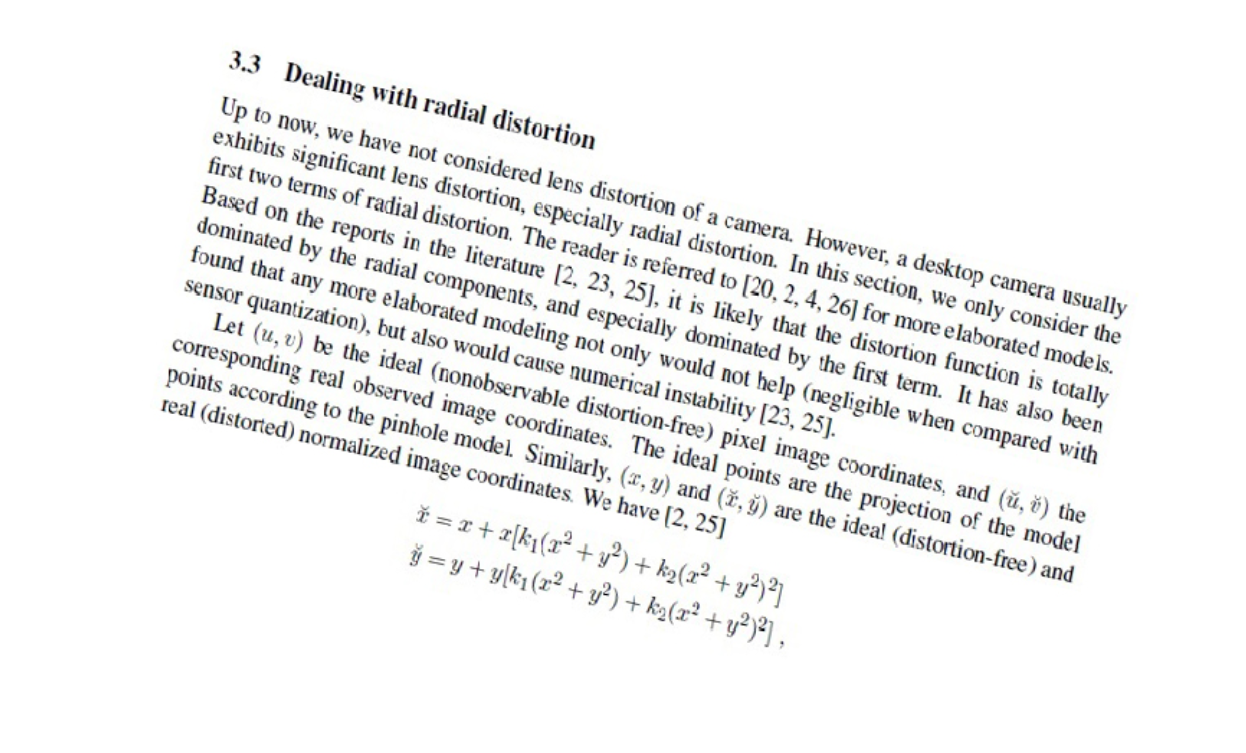
//> input picture 图像校正/直线探测/Image_change/Image_change/text.png, 1246 x 753 px
$ ./main   (built with g++ and OpenCV 4)
//> lines starting //> are read from the running program, lines starting //| are printed output that depends on the picture; after the words box and inside, x2 and y2 are one past the last pixel; in counts of white or black regions, pixels touching at a corner belong together
//> in ImageRecify, src is the input picture: 753 rows x 1246 cols, CV_8UC3; mean B, G, R 242.5, 242.7, 242.5
#include "opencv2/imgproc.hpp"
#include "opencv2/highgui.hpp"
#include <iostream>
using namespace cv;
using namespace std;

#define ERROR 1234
double DegreeTrans(double theta)
{
	double res = theta / CV_PI * 180;
	return res;
}
//逆时针旋转图像degree角度（原尺度）
void rotateImage(Mat src, Mat& img_rotate, double degree)
{
	//旋转中心为图像中心
	Point2f center;
	center.x = float(src.cols/2.0);
	center.y = float(src.rows/2.0);
	int length = 0;
	length = sqrt(src.cols*src.cols+src.rows*src.rows);
	//计算二维旋转的仿射变换矩阵
	Mat M = getRotationMatrix2D(center,degree,1);
	//仿射变换，背景色为白色
	warpAffine(src, img_rotate, M, Size(length, length), 1, 0, Scalar(255, 255, 255));
}//霍夫变换检测直线
double CalcDegree(const Mat  &srcImage, Mat &dst)
{
	Mat midImage, dstImage;
	Canny(srcImage,midImage,50,200,3);
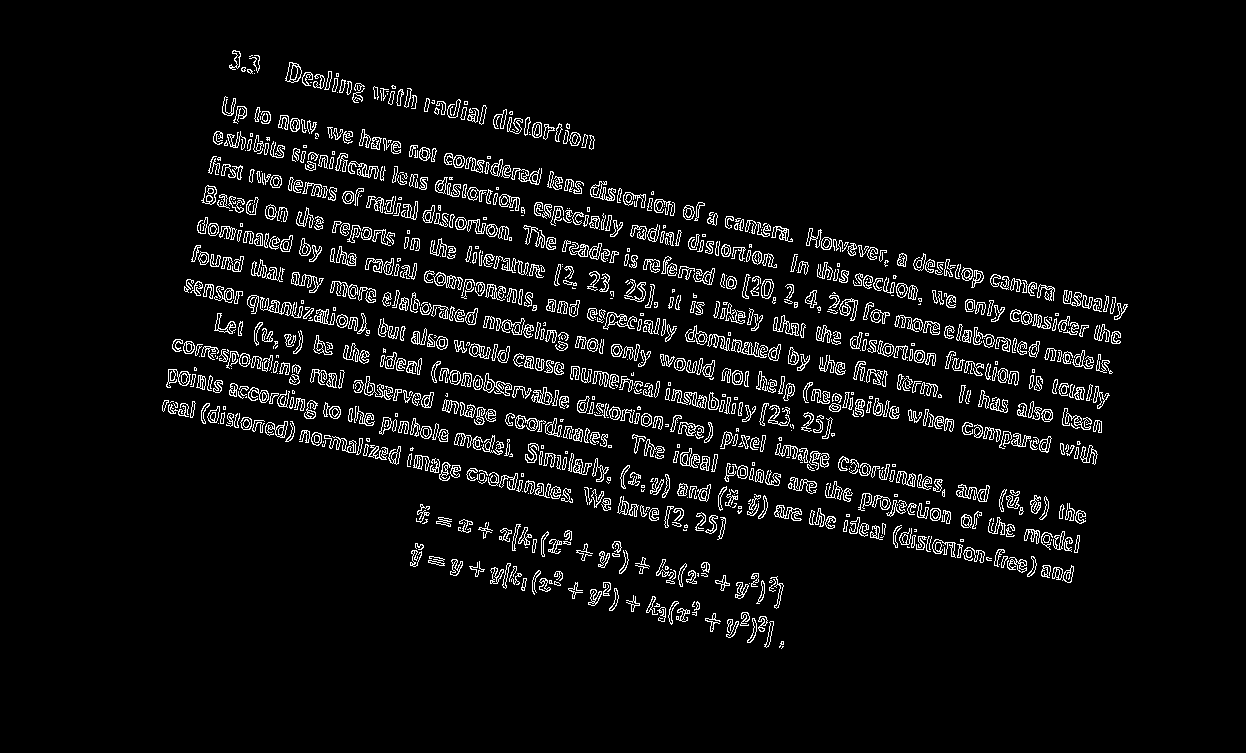
//> midImage: 753 rows x 1246 cols, CV_8UC1; 5.6% white in thin lines or dots, all inside (x1, y1, x2, y2) = (162, 50, 1128, 649)
	cvtColor(midImage,dstImage,CV_GRAY2BGR);

	//通过霍夫变换检测直线
	vector<Vec2f>lines;
	HoughLines(midImage,lines,1,CV_PI/180,300,0,0);
//> lines = 23 lines (rho, theta), first 12: [79, 1.8], [216, 1.78], [55, 1.8], [199, 1.8], [290, 1.8], [327, 1.8], [292, 1.8], [94, 1.78], [335, 1.78], [321, 1.8], [304, 1.78], [175, 1.8]
	//第五个参数是阈值，越大，检测精度越高
	 /*/由于图像不同，阈值不好设定，
	因为阈值设定过高导致无法检测直线，阈值过低直线太多，速度很慢
	//所以根据阈值由大到小设置了三个阈值，
		如果经过大量试验后，可以固定一个适合的阈值。*/
	if (!lines.size())
	{
		HoughLines(midImage, lines, 1, CV_PI / 180, 200, 0, 0);
	}
	if (!lines.size())
	{
		HoughLines(midImage, lines, 1, CV_PI / 180, 150, 0, 0);
	}
	if (!lines.size())
	{
		cout << "没有检测到直线！" << endl;
		return ERROR;
	}
	float sum = 0;
	for (size_t i = 0; i < lines.size(); i++)
	{
		float rho = lines[i][0];
		float theta = lines[i][1];
		Point pt1, pt2;
		double a = cos(theta), b = sin(theta);
		double x0 = a * rho;
		double y0 = b * rho;
		//取直线上距离（x0,y0）1000de 两个点，作为直线上两点
		pt1.x = cvRound(x0 + 1000 * (-b));
		pt1.y = cvRound(y0 + 1000 * (a));
		pt2.x = cvRound(x0 - 1000 * (-b));
		pt2.y = cvRound(y0 - 1000 * (a));
		//只选角度最小的为旋转角度
		sum += theta;
		line(dstImage,pt1,pt2,Scalar(55,100,195),1,LINE_AA);
		imshow("直线探测效果图",dstImage);
	}
//> this loop made 23 passes
//> (rho, theta, a, b, x0, y0, sum) on passes 1 to 12: (79, 1.8, -0.225, 0.974, -17.77, 76.98, 1.8), (216, 1.78, -0.208, 0.978, -44.91, 211.3, 3.58), (55, 1.8, -0.225, 0.974, -12.37, 53.59, 5.38), (199, 1.8, -0.225, 0.974, -44.77, 193.9, 7.17), (290, 1.8, -0.225, 0.974, -65.24, 282.6, 8.97), (327, 1.8, -0.225, 0.974, -73.56, 318.6, 10.77), (292, 1.8, -0.225, 0.974, -65.69, 284.5, 12.57), (94, 1.78, -0.208, 0.978, -19.54, 91.95, 14.35), (335, 1.78, -0.208, 0.978, -69.65, 327.7, 16.13), (321, 1.8, -0.225, 0.974, -72.21, 312.8, 17.92), (304, 1.78, -0.208, 0.978, -63.21, 297.4, 19.7), (175, 1.8, -0.225, 0.974, -39.37, 170.5, 21.5)
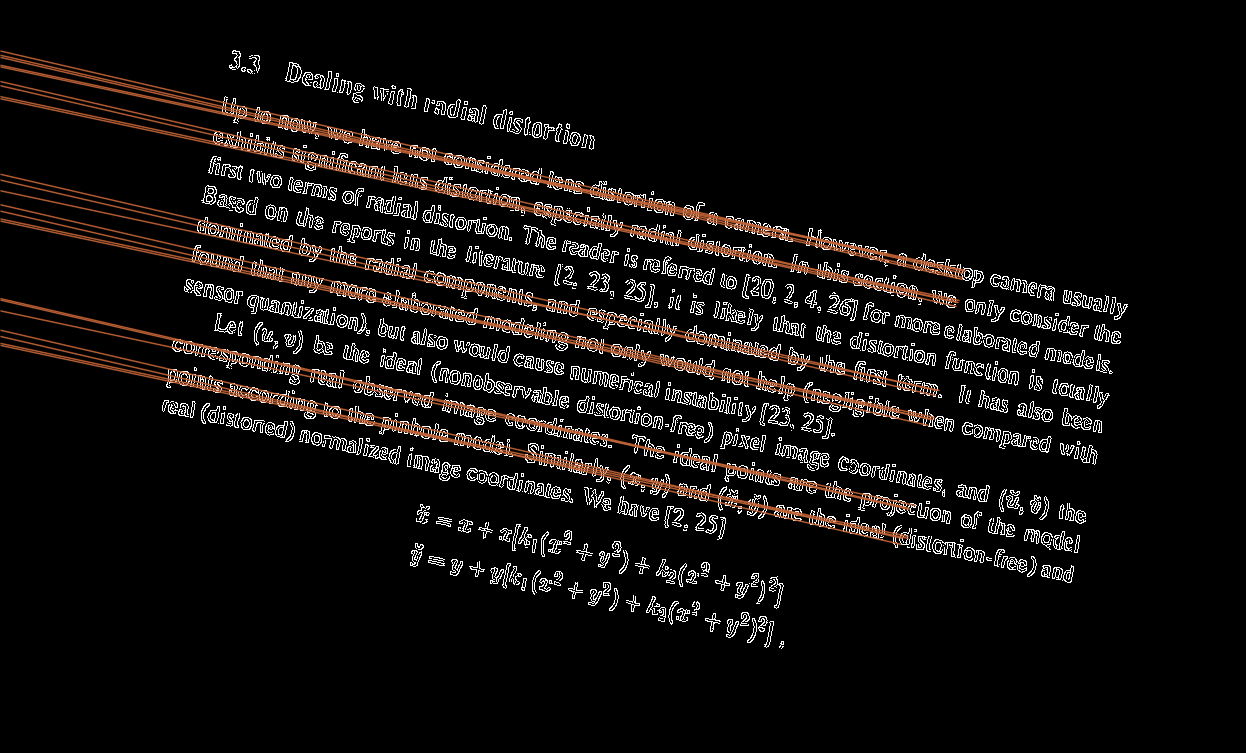
//> dstImage: 753 rows x 1246 cols, CV_8UC3; mean B, G, R 14, 15.3, 18.1
//> after the loop, sum = 41.17
	float average = sum / lines.size();
//> average = 1.79
	//对所有角度求平均，这样做旋转效果会更好
	cout << "average theta:" << average << endl;
//| average theta:1.7901
	double angle = DegreeTrans(average) - 90;
//> in DegreeTrans, `double res = theta / CV_PI * 180;`: res = 102.6
//> angle = 12.57
	rotateImage(dstImage, dst, angle);
//> in rotateImage, `Mat M = getRotationMatrix2D(center,degree,1);`: M = [[0.976, 0.218, -66.99], [-0.218, 0.976, 144.6]]
//> in rotateImage, `warpAffine(src, img_rotate, M, Size(length, length), 1, 0, Scalar(255,..`:
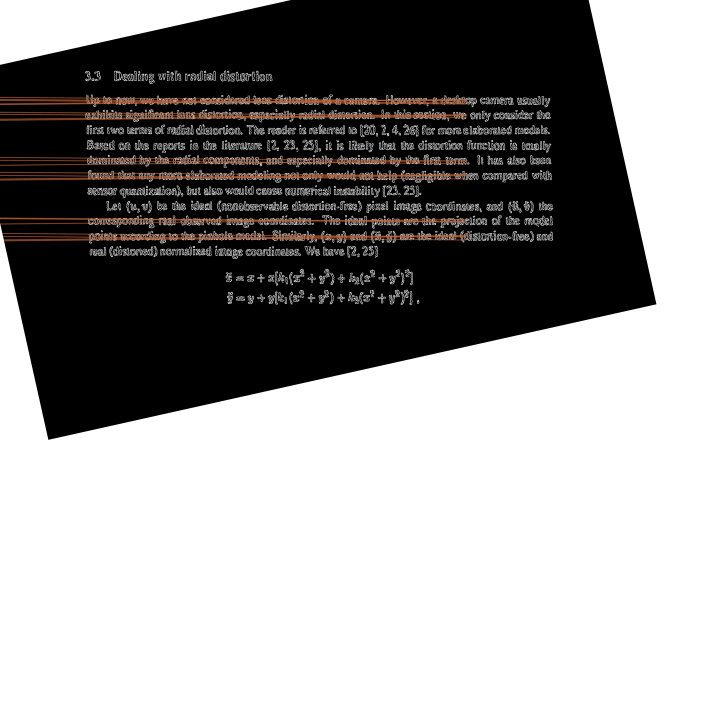
//> img_rotate: 1455 rows x 1455 cols, CV_8UC3 (shown at 1/2 size); mean B, G, R 154, 154.5, 155.7
	return angle;
}
void ImageRecify(const char* pInFileName,const char* pOutFilename)
{
	double degree;
	Mat src = imread(pInFileName);
	Mat dst ;
	//倾斜角度校正
	degree = CalcDegree(src,dst);
//> degree = 12.57
	if (degree==ERROR)
	{
		cout << "矫正失败！" << endl;
		return;
	}
	rotateImage(src,dst,degree);
//> call 2 of rotateImage, with degree = 12.57
//> in rotateImage (call 2), `warpAffine(src, img_rotate, M, Size(length, length), 1, 0, Scalar(255,..`:
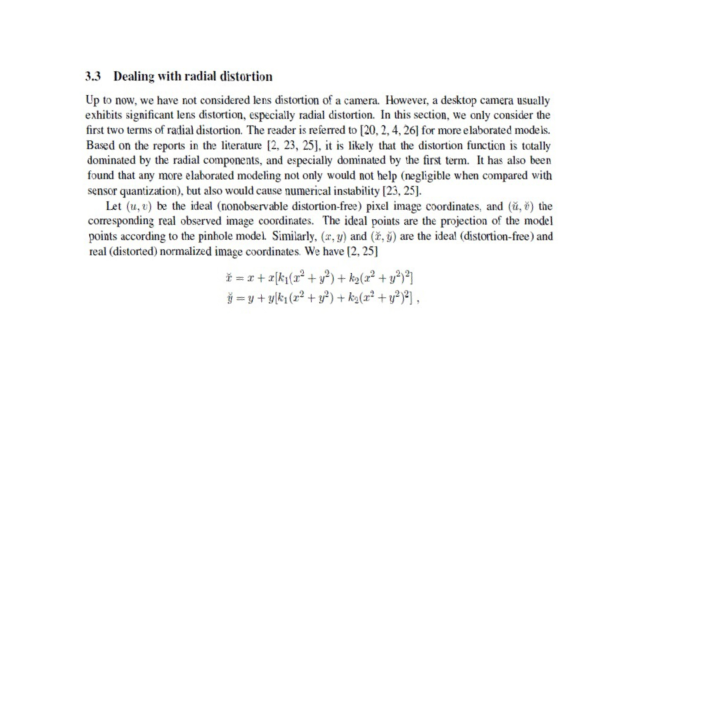
//> img_rotate: 1455 rows x 1455 cols, CV_8UC3 (shown at 1/2 size); mean B, G, R 249.5, 249.6, 249.4
	cout << "angle:" << degree << endl;
//| angle:12.5652
	imshow("旋转调整后", dst);
	Mat resulyImage = dst(Rect(0,0,dst.cols,500));
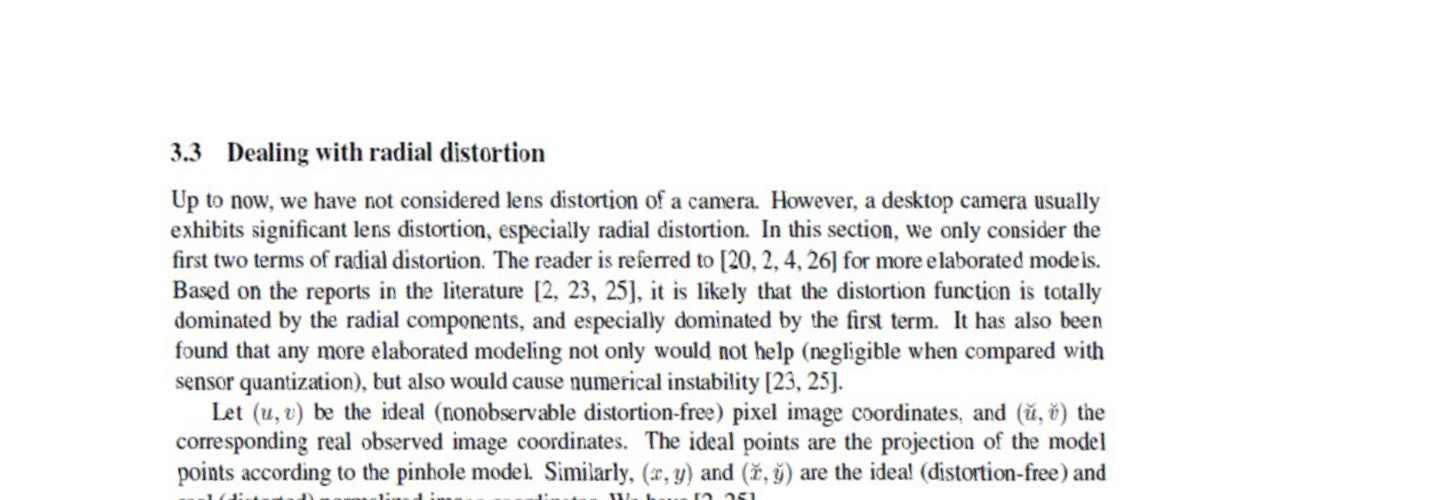
//> resulyImage: 500 rows x 1455 cols, CV_8UC3; mean B, G, R 240.4, 240.6, 240.3
	//根据先验知识，估计好文本长宽，在裁剪
	//imshow("裁剪后",resulyImage);
}
int main()
{
	ImageRecify("text.png", "FinalImage.jpg");
	waitKey();
	return 0;
}
